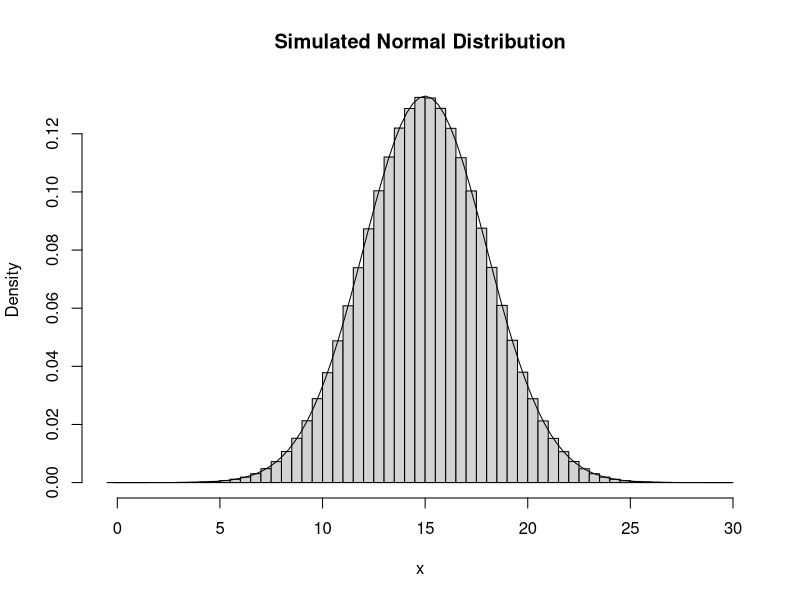
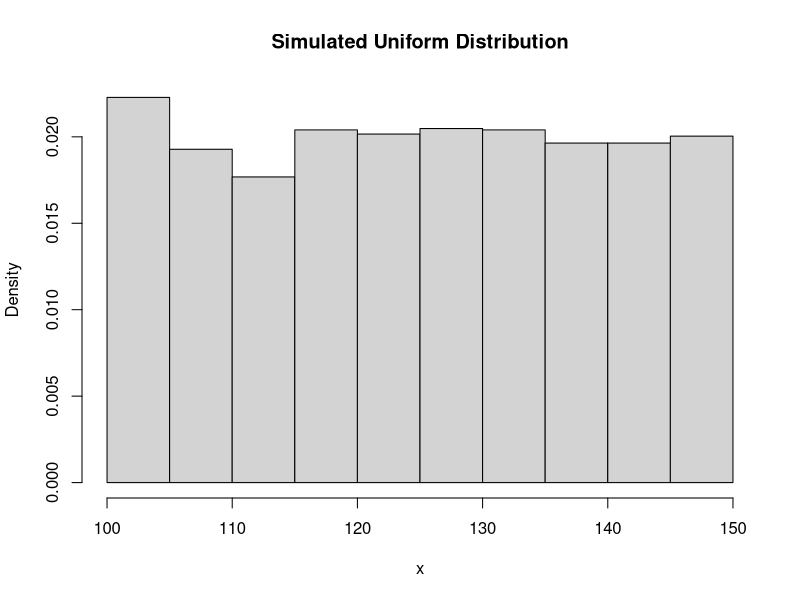
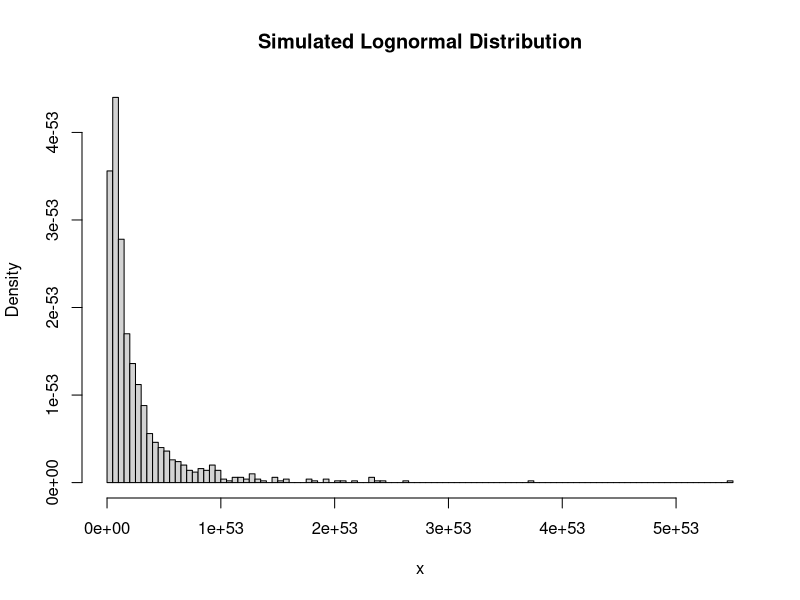
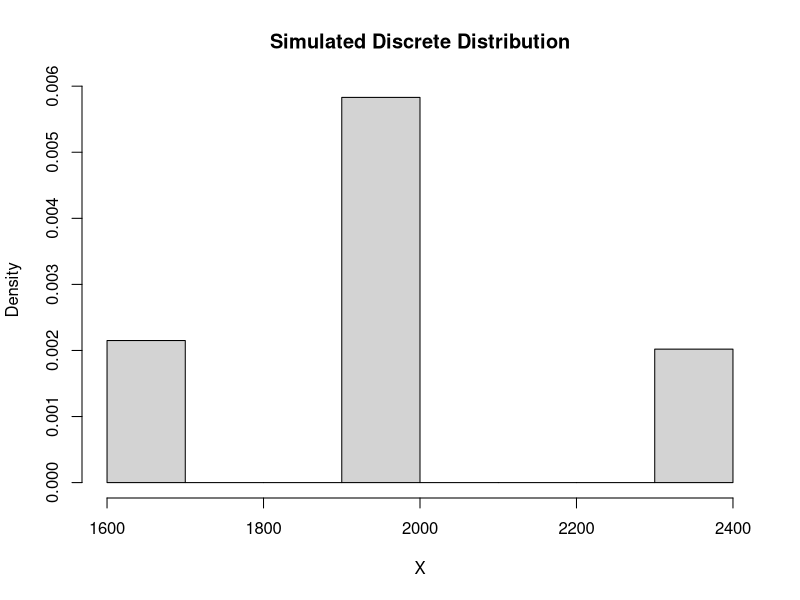
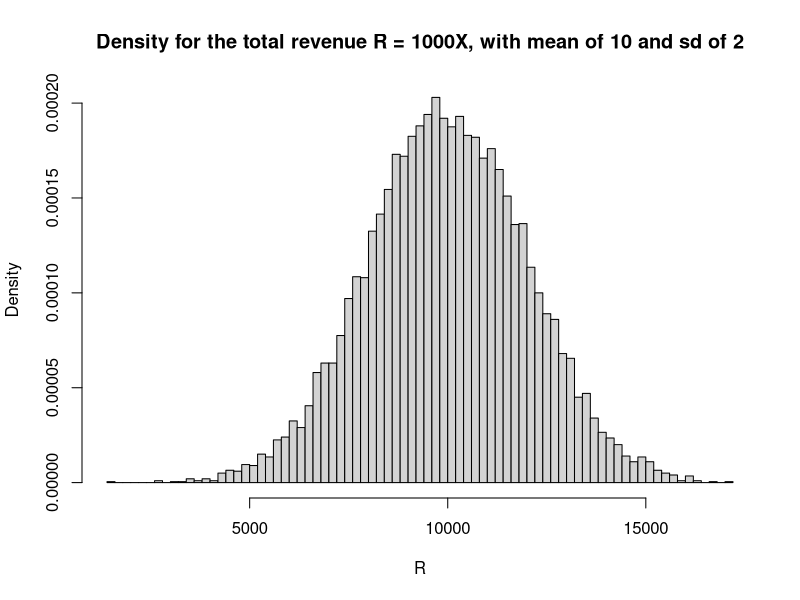

Here is the R script that generated these plots, in order:
# 5.1 Random Sampling from Probability Distribution

# 5.1.1 Sampling from Standard Normal Distribution

# 5 St Normal values with mean of 0 and a standard deviation of 1
x <- rnorm(5)
x

# 5.1.2 Sampling from Normal Distribution
# 5 St Normal values with mean of 15 and a standard deviation of 3

x <- rnorm(5, 15, 3)
x
summary(x)

# 5.1.3 Computing Probability Using the Normal Distribution

# What is the probability of a value of 8
pnorm(8, 15, 3)

# 5.1.4 Inverse Transformation of the Normal Distribution
#probability/quantile 0.23, mean - 15, SD = 3
qnorm(0.23, 15, 3)

# 5.2 Setting the Random Number Seed

set.seed(1)
rnorm(5.15, 3)

# 5.3 Running and Plotting Simulations - Sampling from a Normal Distribution

set.seed(9567)
n <- 10000000
x <- rnorm(n, 15, 3)
hist(x,
     probability = TRUE,
     breaks = 100,
     main = "Simulated Normal Distribution")
xden <- seq(min(x), max(x), length = 100)
lines(xden, dnorm(xden, mean = 15, sd = 3))

# 5.4 Running and Plotting Simulations - Sampling from a Uniform Distribution

?dunif()
# punif()
# qunif()
# runif()

n <- 5000
x <- runif(n, min = 100, max = 150)
hist(x, probability = TRUE, main = "Simulated Uniform Distribution")

# 5.5 Running and Plotting Simulations - Sampling from a Lognormal Distribution
set.seed(1999)
n <- 1000
x <- rlnorm(n, meanlog = 120, sdlog = 1.2)
hist(x,
     probability = TRUE,
     breaks = 100,
     main = "Simulated Lognormal Distribution")

#5.6 Running and Plotting Simulations - Sampling from a discrete Distribution

# Discrete probability distribution for demand X shown below
# The probability of 1, 600 units demanded is 20 % (p1), 2,000 units demanded is 60% (p2),
# and 2,400 units demanded is 20% (p3)

rX <- function(n, p) {
  U <- runif(n)
  X <- rep(0, n)
  w1 <- which(U <= p[1])
  X[w1] <- 1600
  w2 <- which((U > p[1]) & (U < sum(p[1:2])))
  X[w2] <- 2000
  w3 <- which(U > sum(p[1:2]))
  X[w3] <- 2400
  return(X)
}
X <- rX(1000, c(0.2, 0.6, 0.2))
hist(X, probability = TRUE, main="Simulated Discrete Distribution")


# 5.7 

set.seed(19678)
n <- 10000
for (j in 1:n) {
  x <- rnorm(n, mean = 10, sd = 2)
  R <- 1000 * x
}
hist(R,
     probability = TRUE,
     breaks = 100,
     main = "Density for the total revenue R = 1000X, with mean of 10 and sd of 2")
summary(R)
min(R)
max(R)
sd(R)

#probability of realizing total sales revenue less than  X<= £8,000
# prob(x<=8000)
pnorm(8000, 10002, 1998)

#probability that revenue will exceed 12,000
1- pnorm(12000, 10002, 1998)
